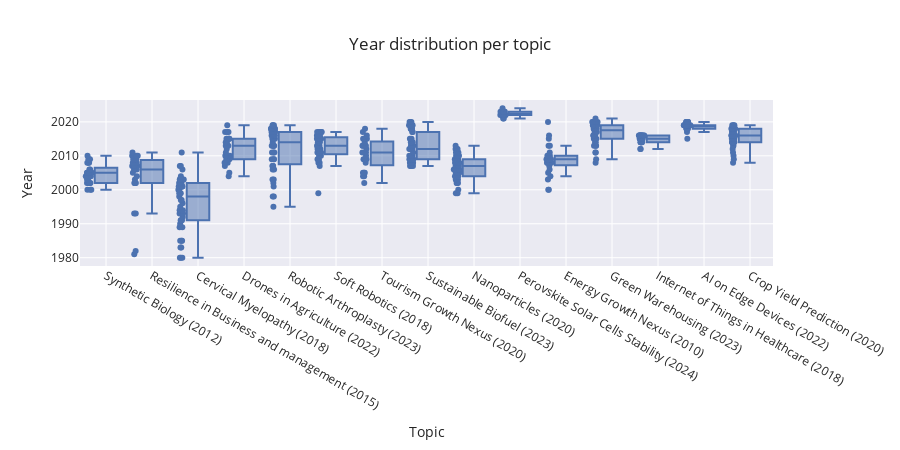

Notebook source saved alongside this figure:
### Code cell
years_plot_df = core_pubs.copy()
years_plot_df.loc[years_plot_df["year"] < 1980, "year"] = 1980
fig = px.box(years_plot_df, x="Topic", y="year", title="Year distribution per topic", points="all", height=450)
fig.update_layout(xaxis_title="Topic", yaxis_title="Year")
fig.show()

### Figure 1 — Plotly figure (JSON) as saved in the notebook; plotly's stock layout.template omitted (floating-point values rounded to 4 significant figures; data arrays with more than 128 entries replaced by an {"elided": "..."} marker saying what was removed)
{"data": [{"alignmentgroup": "True", "boxpoints": "all", "hovertemplate": "Topic=%{x}<br>year=%{y}<extra></extra>", "legendgroup": "", "marker": {"color": "rgb(76,114,176)"}, "name": "", "notched": false, "offsetgroup": "", "orientation": "v", "showlegend": false, "type": "box", "x": {"elided": "541 str values"}, "x0": " ", "xaxis": "x", "y": {"elided": "541 int values"}, "y0": " ", "yaxis": "y"}], "layout": {"boxmode": "group", "height": 450, "legend": {"tracegroupgap": 0}, "title": {"text": "Year distribution per topic"}, "xaxis": {"anchor": "y", "domain": [0, 1], "title": {"text": "Topic"}}, "yaxis": {"anchor": "x", "domain": [0, 1], "title": {"text": "Year"}}}}
